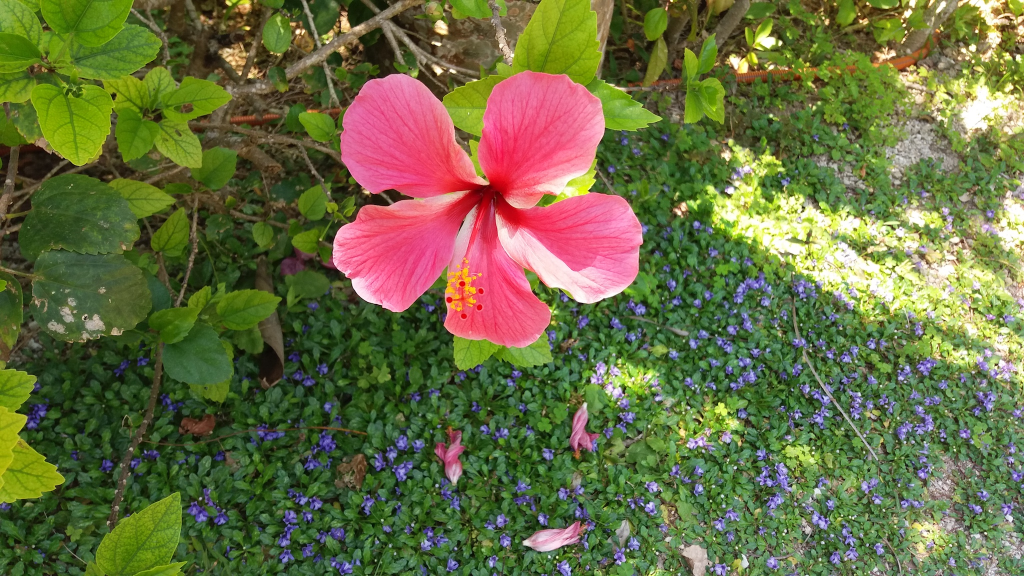
#> input picture OpenCV/Day 5/flower.jpg, 2048 x 1152 px (shown at 1/2 size)
$ jupyter execute --allow-errors '0110 (1).ipynb'   (text cells are left out)
#> lines starting #> are read from the running program, lines starting #| are printed output that depends on the picture; after the words box and inside, x2 and y2 are one past the last pixel; in counts of white or black regions, pixels touching at a corner belong together; pictures that were not available may be replaced by others from this repository, and a replacement may not be noted
[cell 1]
import matplotlib.pyplot as plt

#손글씨 데이터 읽어 들이기
#> (the rest of this cell did not finish here and is left out)

#> (a cell that did not finish here is left out)

#> (a cell that did not finish here is left out)

#> (a cell that did not finish here is left out)

#> (a cell that did not finish here is left out)

[cell 6]
import cv2
from sklearn.externals import joblib

def predict_digit(filename):
    clf = joblib.load('digits.pk')
    my_img = cv2.imread(filename)
    my_img = cv2.cvtColor(my_img, cv2.COLOR_BGR2GRAY)
    my_img = cv2.bitwise_not(my_img)

    my_img = my_img.reshape(-1, 64)

    res = clf.predict(my_img)
    return res[0]

filename = '2.png'

#> (the rest of this cell did not finish here and is left out)

[cell 7]
import cv2
import matplotlib.pyplot as plt

# 이미지 읽어 들이고 크기 변경하기 --- (*1)
img = cv2.imread('flower.jpg')
#> img is the input picture: shape (1152, 2048, 3); mean B, G, R 66.5, 109.1, 105.6
img = cv2.resize(img, (300,169))
#> img: shape (169, 300, 3)


# 색공간 변경하기 --- (*2)
gray = cv2.cvtColor(img ,cv2.COLOR_BGR2GRAY)
gray = cv2.GaussianBlur(gray, (7,7), 0)
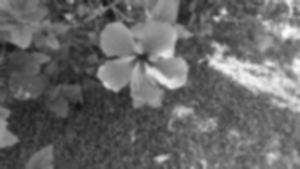
#> gray: shape (169, 300); min 17, max 252, mean 103.1
img2 = cv2.threshold(gray, 140, 250, cv2.THRESH_BINARY_INV)[-1]
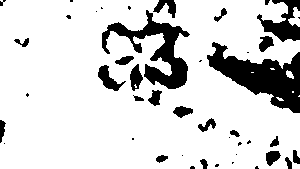
#> img2: shape (169, 300); values 0 (black) and 250 (white), 83.6% white; 44 black regions (22 under 20 px)


# 화면 왼쪽에 변환한 이미지 출력하기 --- (*3)

plt.subplot(121)
plt.imshow(img2, cmap='gray')


# 윤곽 검출하기 --- (*4)
contours = cv2.findContours(img2, cv2.RETR_LIST, cv2.CHAIN_APPROX_SIMPLE)[1]
#> contours = 41 contours, 22 with area under 20; largest, box (x1, y1, x2, y2) and area: (0, 0, 300, 169) 45512, (101, 9, 191, 90) 2473, (97, 64, 127, 92) 338, (129, 63, 144, 92) 250, (258, 35, 275, 53) 180


# 검출한 윤곽 그리기 --- (*5)
for point in contours:
    x, y, w, h = cv2.boundingRect(point)
    if w < 30 or w > 200:
        continue

    print(x, y ,w, h)
    cv2.rectangle(img, (x, y), (x + w, y + h), (0, 255, 0), 2)
#> this loop made 41 passes
#> (x, y, w, h) on passes 1, 2, 4, 6, 8, 9, 10, 12, 13, 14, 15, 16: (214, 163, 6, 5), (231, 161, 4, 4), (155, 154, 14, 10), (265, 150, 17, 17), (237, 141, 6, 6), (246, 139, 6, 6), (131, 137, 4, 4), (269, 135, 11, 13), (229, 129, 12, 9), (197, 117, 20, 16), (172, 105, 22, 14), (276, 97, 8, 4)
#> (point, x, y, w, h) on passes 3, 5, 7, 11, 18, 19: ([[181, 155], [182, 154], [183, 155], [182, 156]], 181, 154, 3, 3), ([[235, 154], [236, 153], [237, 154], [236, 155]], 235, 153, 3, 3), ([[3, 143], [4, 142], [5, 143], [4, 144]], 3, 142, 3, 3), ([[228, 137], [229, 136], [230, 137], [229, 138]], 228, 136, 3, 3), ([[299, 95], [298, 96], [299, 96]], 298, 95, 2, 2), ([[132, 95], [133, 94], [134, 95], [133, 96]], 132, 94, 3, 3)
#| 97 64 30 28
#| 101 9 90 81
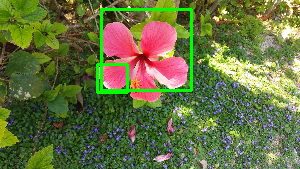
#> img: shape (169, 300, 3); mean B, G, R 64.6, 113.2, 102.4

plt.subplot(111)
plt.imshow(cv2.cvtColor(img, cv2.COLOR_BGR2RGB))
plt.show()
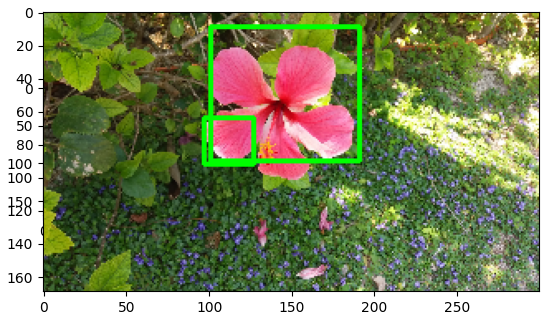
#> figure drawn by matplotlib, 2 panels


# 화면 오른쪽에 결과 출력하기 --- (*6)

[cell 8]
import cv2
import matplotlib.pyplot as plt


img = cv2.imread('hagaki1.png')
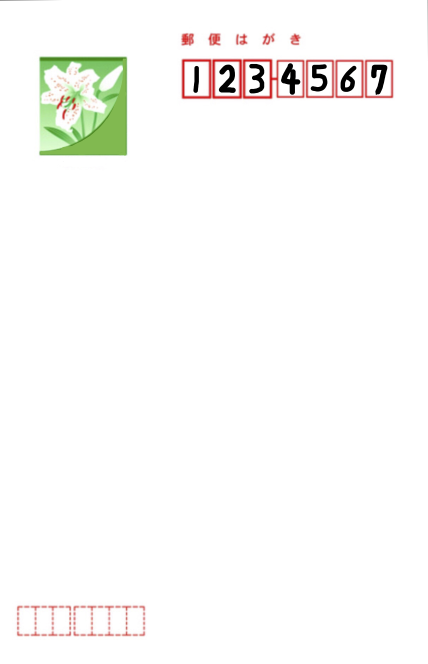
#> input picture OpenCV/Day 5/hagaki1.png, 856 x 1327 px (shown at 1/2 size)
#> img is the input picture: shape (1327, 856, 3); mean B, G, R 248.2, 250.1, 250.5
plt.imshow(cv2.cvtColor(img, cv2.COLOR_BGR2RGB))
plt.show()

[cell 9]
import cv2
import matplotlib.pyplot as plt

def detector(file):
#> called with file = 'hagaki1.png'
    img = cv2.imread(file)
    h,w = img.shape[:2]
#> h = 1327; w = 856
    img = img[0:h//2, w//3:]
#> img: shape (663, 571, 3)

    gray = cv2.cvtColor(img, cv2.COLOR_BGR2GRAY)
#> gray: shape (663, 571)
    gray = cv2.GaussianBlur(gray, (3,3), 0)
    img2 = cv2.threshold(gray, 140, 255, cv2.THRESH_BINARY_INV)[1]
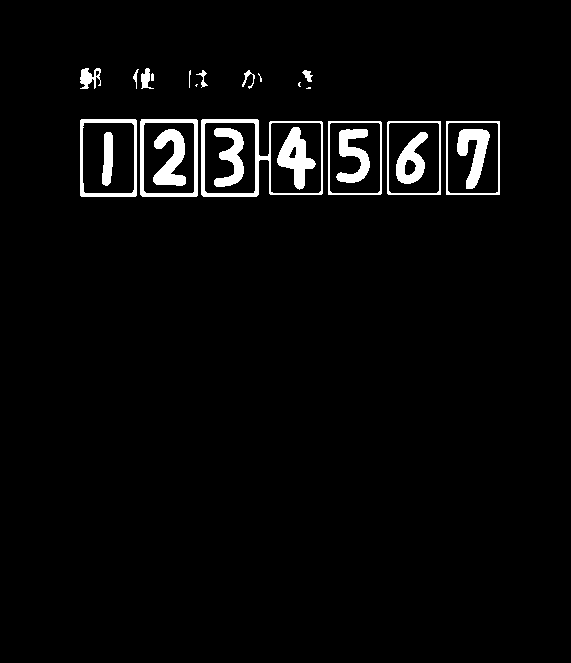
#> img2: shape (663, 571); 3.2% white; 25 white regions (4 under 20 px)

    contours = cv2.findContours(img2, cv2.RETR_LIST,
                                cv2.CHAIN_APPROX_SIMPLE)[1]
#> contours = 35 contours, 7 with area under 20; largest, box (x1, y1, x2, y2) and area: (201, 119, 323, 197) 8293, (140, 119, 198, 197) 4384, (80, 119, 137, 197) 4310, (446, 121, 500, 195) 3869, (387, 121, 441, 195) 3868
    result = []
    for point in contours:
        x, y, w, h = cv2.boundingRect(point)
        if not (50 < w < 70):
            continue

        result.append([x,y,w,h])
#> this loop made 35 passes
#> (x, y, w, h) on passes 1 to 12: (404, 159, 13, 17), (288, 146, 9, 13), (396, 132, 32, 52), (102, 132, 11, 54), (457, 129, 33, 60), (336, 129, 34, 54), (153, 129, 33, 57), (214, 128, 30, 59), (277, 127, 39, 63), (447, 122, 52, 72), (388, 122, 52, 72), (329, 122, 52, 72)
#> (point, x, y, w, h) on pass 17: ([[446, 121], [446, 194], [499, 194], [499, 121]], 446, 121, 54, 74)
#> after the loop, result = [[447, 122, 52, 72], [388, 122, 52, 72], [329, 122, 52, 72], [270, 122, 52, 72], [204, 122, 52, 72], [143, 122, 52, 72], [82, 122, 53, 72], [446, 121, 54, 74], [387, 121, 54, 74], [328, 121, 54, 74], [140, 119, 58, 78], [80, 119, 57, 78]]

    result = sorted(result, key = lambda x : x[0])
#> result = [[80, 119, 57, 78], [82, 122, 53, 72], [140, 119, 58, 78], [143, 122, 52, 72], [204, 122, 52, 72], [270, 122, 52, 72], [328, 121, 54, 74], [329, 122, 52, 72], [387, 121, 54, 74], [388, 122, 52, 72], [446, 121, 54, 74], [447, 122, 52, 72]]
    result2 = []
    lastx = -100
    for x,y,w,h in result:
        if (x - lastx) < 10 :
            continue
        result2.append([x,y,w,h])
        lastx = x
        cv2.rectangle(img, (x, y), (x + w, y + h), (0, 255, 0), 2)
#> this loop made 12 passes
#> (x, y, w, h, lastx) on passes 1, 3, 5, 6, 7, 9, 11: (80, 119, 57, 78, 80), (140, 119, 58, 78, 140), (204, 122, 52, 72, 204), (270, 122, 52, 72, 270), (328, 121, 54, 74, 328), (387, 121, 54, 74, 387), (446, 121, 54, 74, 446)
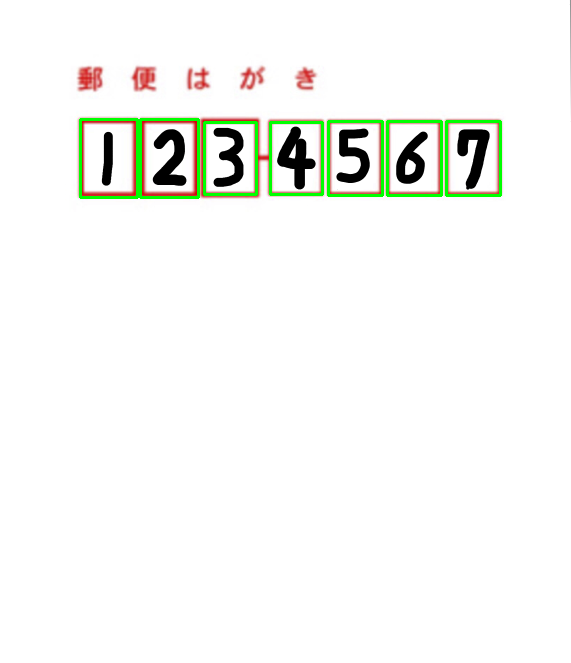
#> img: shape (663, 571, 3); mean B, G, R 244.2, 247.7, 246.2
#> after the loop, result2 = [[80, 119, 57, 78], [140, 119, 58, 78], [204, 122, 52, 72], [270, 122, 52, 72], [328, 121, 54, 74], [387, 121, 54, 74], [446, 121, 54, 74]]

    for x,y,w,h in result2:
        cv2.rectangle(img, (x, y), (x + w, y + h), (0, 255, 0), 2)
#> this loop made 7 passes

    return result2, img

if __name__ == '__main__':
    contours, img = detector('hagaki1.png')
#> contours has the same summary as result2 in detector
    plt.imshow(cv2.cvtColor(img, cv2.COLOR_BGR2RGB))
    plt.savefig('detected hagaki1.png')
    plt.show()

[cell 10]
import matplotlib.pyplot as plt
from sklearn.externals import joblib

def detector(file):
    img = cv2.imread(file)
    h,w = img.shape[:2]
    img = img[0:h//2, w//3:]

    gray = cv2.cvtColor(img, cv2.COLOR_BGR2GRAY)
    gray = cv2.GaussianBlur(gray, (3,3), 0)
    img2 = cv2.threshold(gray, 140, 255, cv2.THRESH_BINARY_INV)[1]

    contours = cv2.findContours(img2, cv2.RETR_LIST,
                                cv2.CHAIN_APPROX_SIMPLE)[1]
    result = []
    for point in contours:
        x, y, w, h = cv2.boundingRect(point)
        if not (50 < w < 70):
            continue

        result.append([x,y,w,h])

    result = sorted(result, key = lambda x : x[0])
    result2 = []
    lastx = -100
    for x,y,w,h in result:
        if (x - lastx) < 10 :
            continue
        result2.append([x,y,w,h])
        lastx = x
        cv2.rectangle(img, (x, y), (x + w, y + h), (0, 255, 0), 2)

    for x,y,w,h in result2:
        cv2.rectangle(img, (x, y), (x + w, y + h), (0, 255, 0), 2)

    return result2, img

#> (the rest of this cell did not finish here and is left out)

[cell 11]
import cv2

cap = cv2.VideoCapture(0)
img_last = None # 이전 프레임을 저장해둘 변수 --- (*1)
green = (0, 255, 0)

while True:
    # 이미지 추출하기
    _, frame = cap.read()
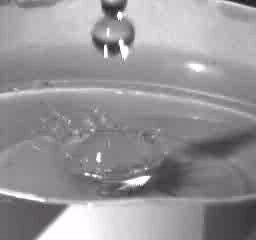
#> input picture frame 18 of OpenCV/data/drop.avi, 256 x 240 px, given in place of the camera
#> frame is the input picture: shape (240, 256, 3); mean B, G, R 151.1, 148.7, 150.7
    frame = cv2.resize(frame, (500, 300))
#> frame: shape (300, 500, 3)
    # 흑백 이미지로 변환하기 --- (*2)
    gray = cv2.cvtColor(frame, cv2.COLOR_BGR2GRAY)
#> gray: shape (300, 500)
    gray = cv2.GaussianBlur(gray, (9, 9), 0)
    img_b = cv2.threshold(gray, 100, 255, cv2.THRESH_BINARY)[1]
#> img_b: shape (300, 500); 89.4% white; 12 black regions, largest, box (x1, y1, x2, y2) and area: (398, 249, 500, 300) 4629, (15, 250, 120, 300) 3472, (231, 197, 373, 245) 3411
    # 차이 확인하기
    if img_last is None:
        img_last = img_b
        continue
    frame_diff = cv2.absdiff(img_last, img_b) # --- (*3)
    cnts = cv2.findContours(frame_diff,
            cv2.RETR_EXTERNAL,
            cv2.CHAIN_APPROX_SIMPLE)[1]
    # 차이가 있는 부분 출력하기 --- (*4)
    for pt in cnts:
        x, y, w, h = cv2.boundingRect(pt)
        if w < 30: continue # 작은 변경은 무시하기
        cv2.rectangle(frame, (x, y), (x+w, y+h), green, 2)
    # 프레임을 변수에 저장해두기 --- (*5)
    img_last = img_b
    # 화면에 출력하기
    cv2.imshow("Diff Camera", frame)
    cv2.imshow("diff data", frame_diff)
    if cv2.waitKey(1) == 27: break
cap.release()
cv2.destroyAllWindows()

[cell 12]
import cv2, os

img_last = None # 이전 프레임을 저장할 변수
no = 0 # 이미지 장 수
save_dir = "./exfish" # 저장 디렉터리 이름
os.mkdir(save_dir) # 디렉터리 만들기

# 동영상 파일로부터 입력받기 --- (*1)
cap = cv2.VideoCapture("fish.mp4")
while True:
    # 이미지 추출하기
    is_ok, frame = cap.read()
    if not is_ok: break
    frame = cv2.resize(frame, (640, 360))
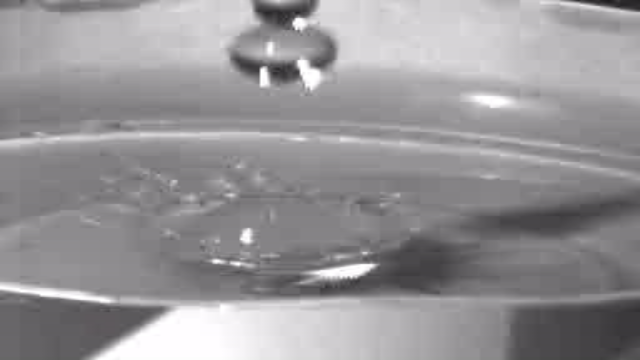
#> frame: shape (360, 640, 3); mean B, G, R 151.1, 148.6, 150.6
    # 흑백 이미지로 변환하기 --- (*2)
    gray = cv2.cvtColor(frame, cv2.COLOR_BGR2GRAY)
#> gray: shape (360, 640)
    gray = cv2.GaussianBlur(gray, (15, 15), 0)
    img_b = cv2.threshold(gray, 127, 255, cv2.THRESH_BINARY)[1]
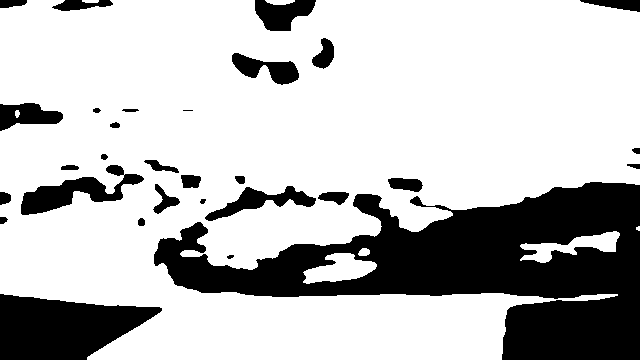
#> img_b: shape (360, 640); 74.9% white; 30 black regions (1 under 20 px), largest, box (x1, y1, x2, y2) and area: (154, 182, 640, 360) 39898, (0, 294, 162, 360) 7436, (21, 165, 144, 215) 2289
    # 차이 확인하기
    if not img_last is None:
        frame_diff = cv2.absdiff(img_last, img_b) # --- (*3)
        cnts = cv2.findContours(frame_diff,
            cv2.RETR_EXTERNAL,
            cv2.CHAIN_APPROX_SIMPLE)[1]
        # 차이가 있는 부분을 파일로 출력하기 --- (*4)
        for pt in cnts:
            x, y, w, h = cv2.boundingRect(pt)
            if w < 100 or w > 500: continue # 노이즈 제거하기
            # 추출한 영역 저장하기
            imgex = frame[y:y+h, x:x+w]
#             outfile = save_dir + "/" + str(no) + ".jpg"
#             cv2.imwrite(outfile, imgex)
            cv2.imshow('fish?', imgex)
            cv2.waitKey(50)
            no += 1
    img_last = img_b
cap.release()
print("ok")
